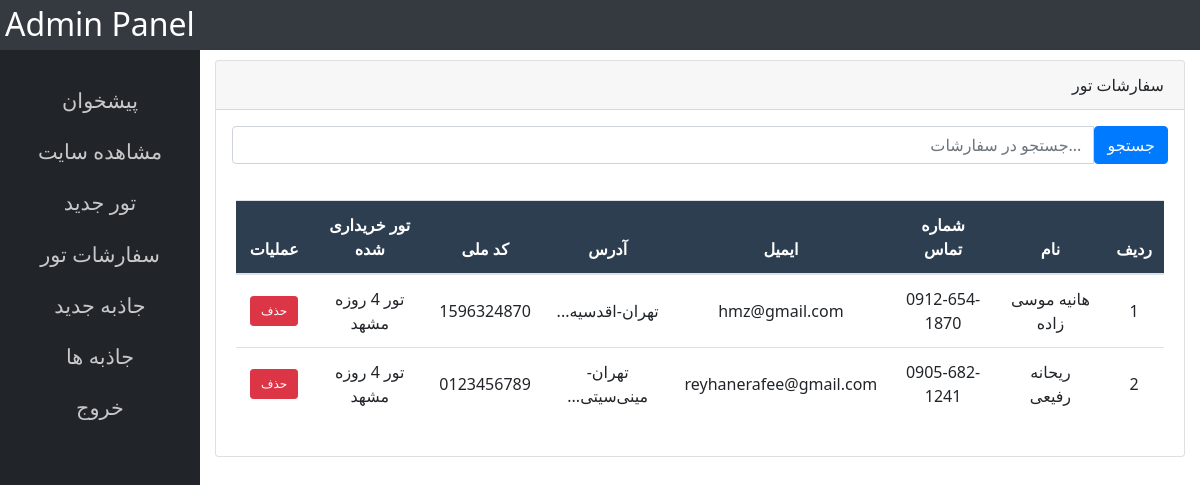
Page /panel-admin/orders.php on the earlier database version.
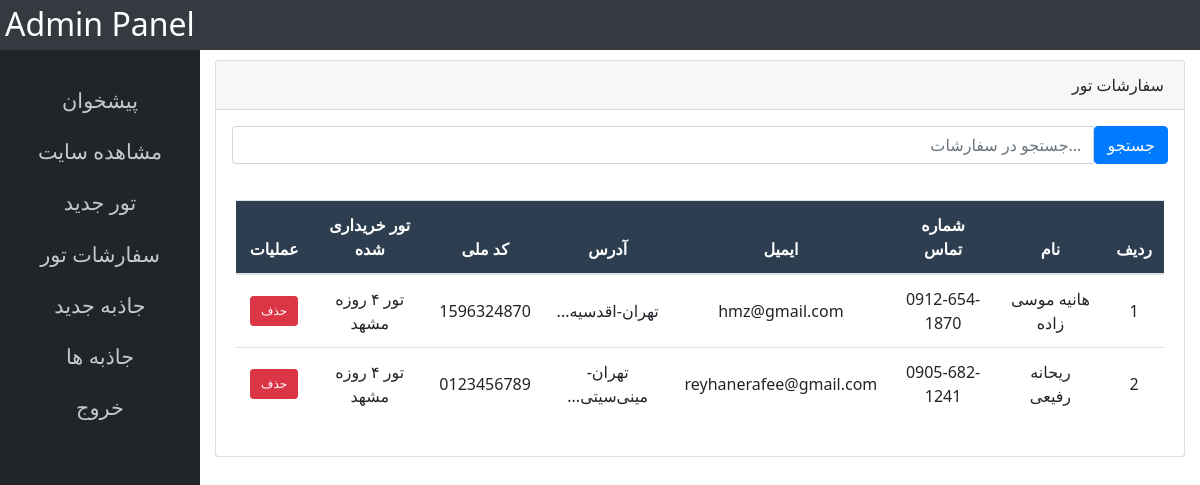
Same page on the later database version.
### tables this page shows
CREATE TABLE IF NOT EXISTS `orders` (
  `o_id` int(11) NOT NULL AUTO_INCREMENT,
  `name` varchar(100) NOT NULL,
  `email` varchar(100) NOT NULL,
  `phone` varchar(11) NOT NULL,
  `address` text NOT NULL,
  `code` varchar(20) NOT NULL,
  `t_id` int(11) DEFAULT NULL,
  `user_id` int(11) DEFAULT NULL,
  `travelers` int(11) DEFAULT '1',
  `notes` text,
  `total_price` int(11) DEFAULT NULL,
  `tracking_code` varchar(50) DEFAULT NULL,
  `status` enum('pending','paid','cancelled') DEFAULT 'pending',
  `payment_date` timestamp NULL DEFAULT NULL,
  `payment_method` varchar(50) DEFAULT NULL,
  `card_number_last4` varchar(4) DEFAULT NULL,
  `created_at` timestamp NOT NULL DEFAULT CURRENT_TIMESTAMP,
  PRIMARY KEY (`o_id`),
  UNIQUE KEY `tracking_code` (`tracking_code`)
);

CREATE TABLE IF NOT EXISTS `tours` (
  `t_id` int(11) NOT NULL AUTO_INCREMENT,
  `title` varchar(100) NOT NULL,
  `description` text NOT NULL,
  `image_path` varchar(255) DEFAULT NULL,
  `price` varchar(100) NOT NULL,
  `updated_at` datetime DEFAULT NULL,
  PRIMARY KEY (`t_id`)
);

### panel-admin/orders.php (the view, shortened to what this page needs)
<!DOCTYPE html>
<html lang="en" >
<head>
    <link rel="stylesheet" href="css/bootstrap.min.css">
    <link rel="stylesheet" href="style.css">
</head>
<body>
<nav class="nav top-bar">
    <h2 class="float-left">Admin Panel</h2>
</nav>
<div class="container-fluid">
    <div class="row admin-panel">
        <div class="col-2">
            <div class="list-item">
                <a href="index.php">پیشخوان</a>
                <a href="../index.html">مشاهده سایت</a>
                <a href="add-new-tour.html">تور جدید</a>
                <a href="orders.php">سفارشات تور</a>
                <a href="add-new-jazebe.html">جاذبه جدید</a>
                <a href="jazebeha.php">جاذبه ها</a>
                <a href="../php/logout.php">خروج</a>
            </div>
        </div>
        <div class="col-10">
            <div class="card mb-3">
                <div class="card-header">
                    سفارشات تور
                </div>
                <form action="orders.php" method="get" class="p-3">
                    <div class="input-group">
                        <input type="text" placeholder="جستجو در سفارشات..." name="search"
                               class="form-control text-end"
                               value="<?php echo isset($_GET['search']) ? htmlspecialchars($_GET['search']) : ''; ?>">
                        <button class="btn btn-primary" type="submit">جستجو</button>
                    </div>
                </form>
                <div class="card-body">
                    <div class="table-responsive">
                        <table class="table table-hover" style="direction: rtl">
                            <thead>
                                <tr>
                                    <th>ردیف</th>
                                    <th>نام</th>
                                    <th>شماره تماس</th>
                                    <th>ایمیل</th>
                                    <th>آدرس</th>
                                    <th>کد ملی</th>
                                    <th>تور خریداری شده</th>
                                    <th>عملیات</th>
                                </tr>
                            </thead>
                            <tbody>
                                <?php
                                $servername = "localhost";
                                $username = "root";
                                $password = "";
                                $dbname = "my_tourist_db";
                                $conn = new mysqli($servername, $username, $password, $dbname);
                                $conn->set_charset("utf8");
                                $sql = "SELECT orders.*, tours.title as tour_title
                                        FROM orders
                                        LEFT JOIN tours ON orders.t_id = tours.t_id";
                                $sql .= " ORDER BY orders.o_id DESC";
                                $result = $conn->query($sql);
                                if ($result && $result->num_rows > 0) {
                                    $counter = 1;
                                    while($row = $result->fetch_assoc()) {
                                        echo "<tr>";
                                        echo "<td>" . $counter . "</td>";
                                        echo "<td>" . htmlspecialchars($row['name']) . "</td>";
                                        echo "<td>" . htmlspecialchars($row['phone']) . "</td>";
                                        echo "<td>" . htmlspecialchars($row['email']) . "</td>";
                                        echo "<td>" . htmlspecialchars(substr($row['address'], 0, 30)) . "...</td>";
                                        echo "<td>" . htmlspecialchars($row['code']) . "</td>";
                                        echo "<td>" . htmlspecialchars($row['tour_title'] ?? 'ناشناخته') . "</td>";
                                        echo "<td>";
                                        echo "<div class='action-buttons'>";
                                        echo "<a href='delete-order.php?id=" . $row['o_id'] . "' class='btn btn-danger btn-sm'
                                               onclick='return confirm(\"آیا از حذف این سفارش مطمئن هستید؟\")'>حذف</a>";
                                        echo "</div>";
                                        echo "</td>";
                                        echo "</tr>";
                                        $counter++;
                                    }
                                }
                                ?>
                            </tbody>
                        </table>
                    </div>
                </div>
            </div>
        </div>
    </div>
</div>
</body>
</html>

Differences in the rows shown:
changed through a linked row, orders "هانیه موسی زاده": t.title "تور 4 روزه مشهد" → "تور ۴ روزه مشهد"
changed through a linked row, orders "ریحانه رفیعی": t.title "تور 4 روزه مشهد" → "تور ۴ روزه مشهد"
